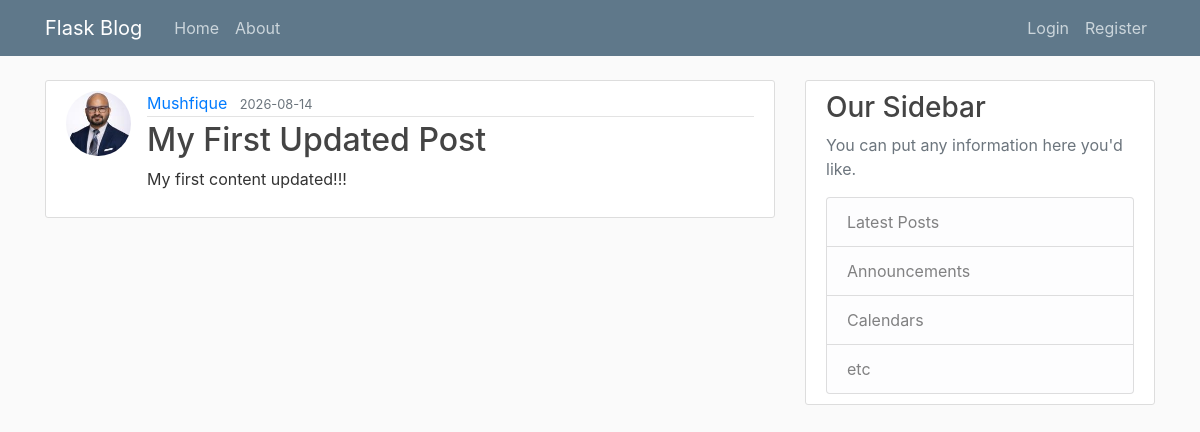
Page /home on the earlier database version.
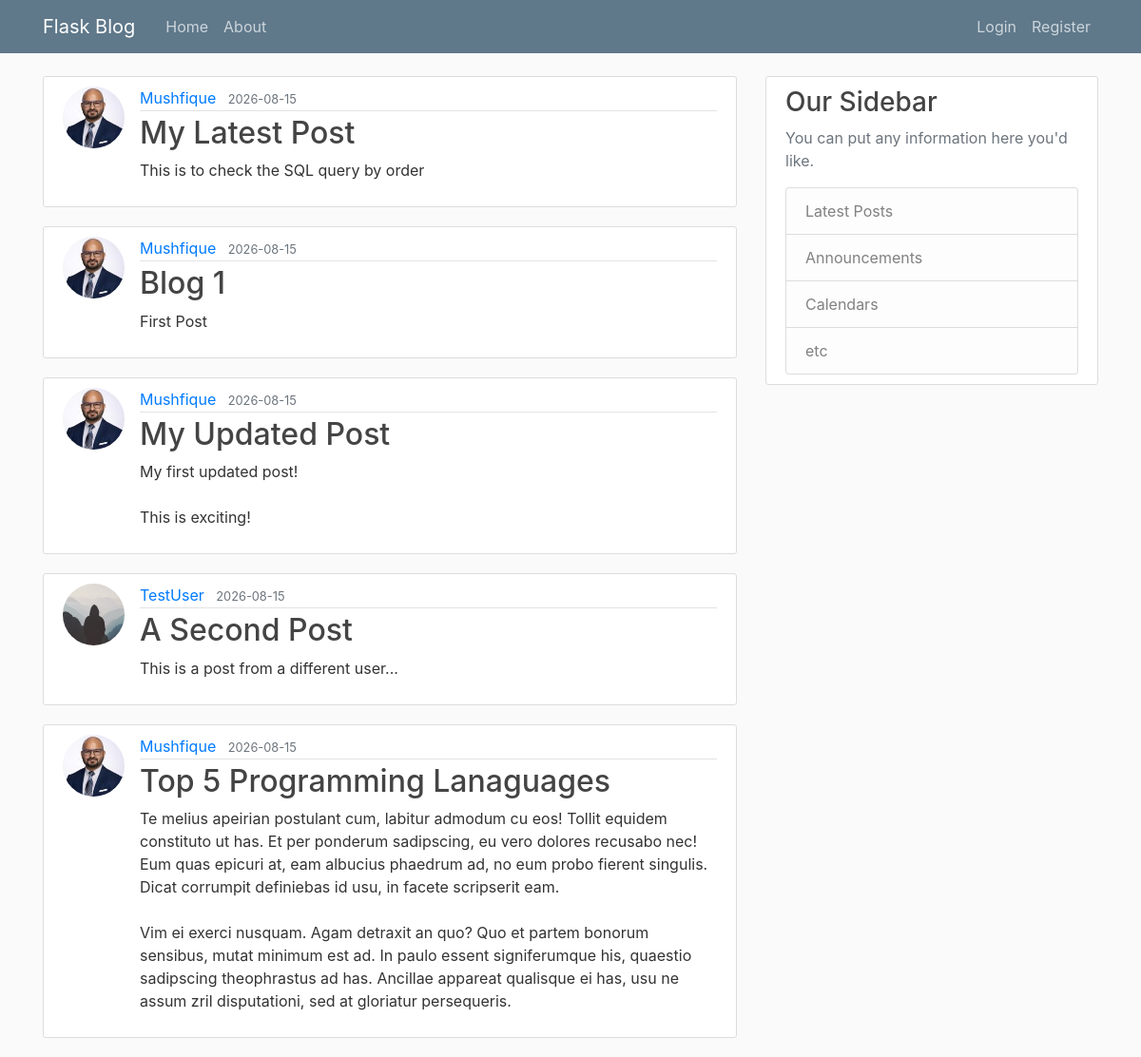
Same page on the later database version.
### flask_app/models.py (models this page shows, shortened)
class Post(db.Model):
    id = db.Column(db.Integer, primary_key=True)
    title = db.Column(db.String(100), nullable=False)
    date_posted = db.Column(db.DateTime, nullable=False, default=datetime.now(timezone.utc))
    content = db.Column(db.Text, nullable=False)
    user_id = db.Column(db.Integer, db.ForeignKey('user.id'), nullable=False)

class User(db.Model, UserMixin):
    id = db.Column(db.Integer, primary_key=True)
    username = db.Column(db.String(20), unique=True, nullable=False)
    email = db.Column(db.String(120), unique=True, nullable=False)
    image_file = db.Column(db.String(20), nullable=False, default='default.jpg')
    password = db.Column(db.String(60), nullable=False)
    posts = db.relationship('Post', backref='author', lazy=True)

### flask_app/routes.py (the view)
@app.route("/")
@app.route("/home")
def home():
    page = request.args.get('page', 1, type=int)
    posts = Post.query.order_by(Post.date_posted.desc()).paginate(per_page=5, page=page)
    return render_template("home.html", posts=posts)

### flask_app/templates/home.html
{% extends "layout.html" %} {% block content %} {% for post in posts %}
<article class="media content-section">
  <img
    class="rounded-circle article-img"
    src="{{ url_for('static', filename='profile_pics/' + post.author.image_file) }}"
  />
  <div class="media-body">
    <div class="article-metadata">
      <a class="mr-2" href="#">{{ post.author.username }}</a>
      <small class="text-muted"
        >{{ post.date_posted.strftime('%Y-%m-%d')}}</small
      >
    </div>
    <h2>
      <a class="article-title" href="{{ url_for('post', post_id=post.id) }}"
        >{{ post.title }}</a
      >
    </h2>
    <p class="article-content">{{ post.content }}</p>
  </div>
</article>
{% endfor %} {% endblock content %}

### flask_app/templates/layout.html (shortened to what this page needs)
<!doctype html>
<html lang="en">
  <head>
    <link
      rel="stylesheet"
      href="https://maxcdn.bootstrapcdn.com/bootstrap/4.0.0/css/bootstrap.min.css"
    />
    <link
      rel="stylesheet"
      type="text/css"
      href="{{ url_for('static', filename='main.css') }}"
    />
  </head>
  <body>
    <header class="site-header">
      <nav class="navbar navbar-expand-md navbar-dark bg-steel fixed-top">
        <div class="container">
          <a class="navbar-brand mr-4" href="{{ url_for('home') }}"
            >Flask Blog</a
          >
          <div class="collapse navbar-collapse" id="navbarToggle">
            <div class="navbar-nav mr-auto">
              <a class="nav-item nav-link" href="{{ url_for('home') }}">Home</a>
              <a class="nav-item nav-link" href="{{ url_for('about') }}"
                >About</a
              >
            </div>
            <div class="navbar-nav">
              {% if current_user.is_authenticated %}
              <a class="nav-item nav-link" href="{{ url_for('new_post') }}"
                >New Post</a
              >
              <a class="nav-item nav-link" href="{{ url_for('account') }}"
                >Account</a
              >
              <a class="nav-item nav-link" href="{{ url_for('logout') }}"
                >Logout</a
              >
              {% else %}
              <a class="nav-item nav-link" href="{{ url_for('login') }}"
                >Login</a
              >
              <a class="nav-item nav-link" href="{{ url_for('register') }}"
                >Register</a
              >
              {% endif %}
            </div>
          </div>
        </div>
      </nav>
    </header>
    <main role="main" class="container">
      <div class="row">
        <div class="col-md-8">
           {% block content %} {% endblock
          %}
        </div>
        <div class="col-md-4">
          <div class="content-section">
            <h3>Our Sidebar</h3>
            <p class="text-muted">
              You can put any information here you'd like.
            </p>
            <ul class="list-group">
              <li class="list-group-item list-group-item-light">
                Latest Posts
              </li>
              <li class="list-group-item list-group-item-light">
                Announcements
              </li>
              <li class="list-group-item list-group-item-light">Calendars</li>
              <li class="list-group-item list-group-item-light">etc</li>
            </ul>
          </div>
        </div>
      </div>
    </main>
  </body>
</html>

### flask_app/static/main.css (style rules this page uses)
body { background: #fafafa; color: #333333; margin-top: 5rem; }
h1, h2, h3, h4, h5, h6 { color: #444444; }
.bg-steel { background-color: #5f788a; }
.site-header .navbar-nav .nav-link { color: #cbd5db; }
.content-section { background: #ffffff; padding: 10px 20px; border: 1px solid #dddddd; border-radius: 3px; margin-bottom: 20px; }
.article-title { color: #444444; }
.article-content { white-space: pre-line; }
.article-img { height: 65px; width: 65px; margin-right: 16px; }
.article-metadata { padding-bottom: 1px; margin-bottom: 4px; border-bottom: 1px solid #e3e3e3 }

Differences in the rows shown:
no longer on this page (row unchanged): Post: image_file (picture), author.username "Mushfique", date_posted "2026-08-14", title "My First Updated Post", content "My first content updated!!!"
added Post: image_file (picture), author.username "Mushfique", date_posted "2026-08-15", title "My Latest Post", content "This is to check the SQL query by order"
added Post: image_file (picture), author.username "Mushfique", date_posted "2026-08-15", title "Blog 1", content "First Post"
added Post: image_file (picture), author.username "Mushfique", date_posted "2026-08-15", title "My Updated Post", content "My first updated post! This is exciting!"
added Post: image_file (placeholder picture), author.username "TestUser", date_posted "2026-08-15", title "A Second Post", content "This is a post from a different user..."
added Post: image_file (picture), author.username "Mushfique", date_posted "2026-08-15", title "Top 5 Programming Lanaguages", content "Te melius apeirian postulant cum, labitur admodum cu eos! Tollit equidem constituto ut has. Et per ponderum sadipscing, eu vero dolores recusabo nec! Eum quas epicuri at, eam albucius phaedrum ad, no eum probo fierent singulis. Dicat corrumpit definiebas id usu, in facete scripserit eam. Vim ei exerci nusquam. Agam detraxit an quo? Quo et partem bonorum sensibus, mutat minimum est ad. In paulo essent signiferumque his, quaestio sadipscing theophrastus ad has. Ancillae appareat qualisque ei has, usu ne assum zril disputationi, sed at gloriatur persequeris."
